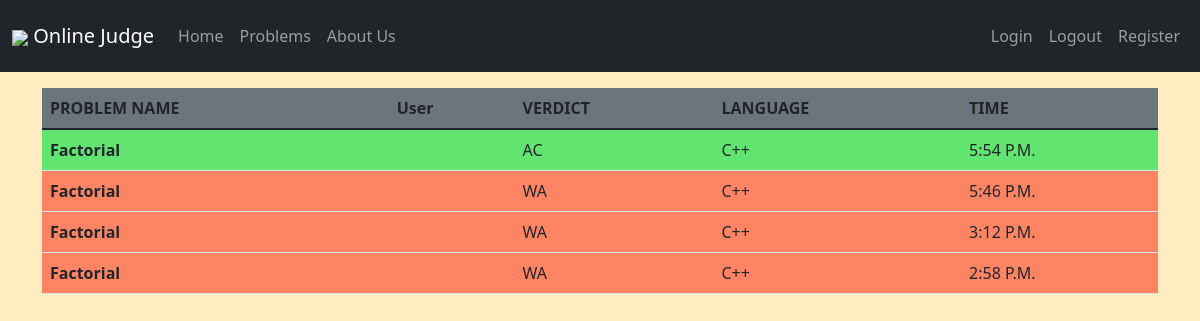
/judge/submissions/, run on an earlier commit of the app's database.
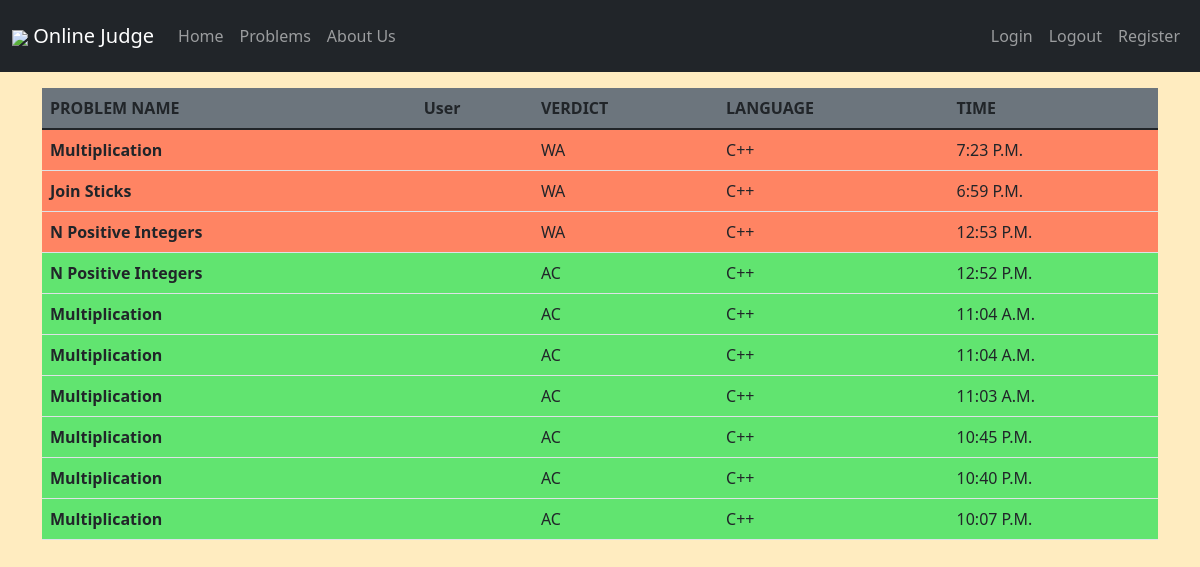
And on a later commit of the database.
### judge/models.py (models this page shows)
class Solution(models.Model):
    Language_choices = (
        ('c++' , 'cpp'),
    )
    Verdict_choices = (
        ('PS' , 'Processing'),
        ('WA' , 'Wrong Answer'),
        ('AC' , 'All Correct'),
    )
    user = models.ForeignKey(User ,on_delete=models.CASCADE)
    problem = models.ForeignKey(Problem , on_delete=models.CASCADE)
    language = models.CharField(max_length=10 , choices=Language_choices)
    code_file = models.FileField(upload_to='code_file/' , null=False)
    verdict = models.CharField(max_length=5 , choices=Verdict_choices)
    timestamp = models.TimeField(auto_now_add=True)

class Problem(models.Model):
    Difficulty_choices = (
    ('difficult' , 'difficult'),
    ('medium' , 'medium'),
    ('easy' , 'easy'),
    )
    problem_name = models.CharField(max_length=50)
    problem_desc = models.TextField()
    problem_difficulty = models.CharField(max_length=10, choices=Difficulty_choices)
    def __str__(self):
        return self.problem_name

### judge/views.py (the view)
# urls.py: path('submissions/' , views.submissions , name="submissions"),
def submissions(request):
    submissions = Solution.objects.all().order_by('-id')[:10]
    return render(request,'submissions.html' , {'submissions' : submissions})

### templates/submissions.html (shortened to what this page needs)
{% extends 'base.html' %}
{% block body %}
{% include 'navbar.html' %}
<div class="container">
  <table class="table mt-3">
    <thead class="p-4">
      <tr class="bg-secondary">
        <th scope="col">PROBLEM NAME</th>
        <th scope="col">User</th>
        <th scope="col">VERDICT</th>
        <th scope="col">LANGUAGE</th>
        <th scope="col">TIME</th>
      </tr>
    </thead>
    <tbody>
  {% for submission in submissions %}
  {% if submission.verdict == "AC" %}
  <tr style="background-color: #4ce366e0;">
    <th scope="row" class="text-capitalize">{{submission.problem}}</th>
    <td class="text-capitalize">{{submission.user}}</td>
    <td class="text-capitalize">{{submission.verdict}}</td>
    <td class="text-capitalize">{{submission.language}}</td>
    <td class="text-capitalize">{{submission.timestamp}}</td>
  </tr>
  {% elif submission.verdict == "WA"%}
  <tr style="background-color: #ff8463;">
    <th scope="row" class="text-capitalize">{{submission.problem}}</th>
    <td class="text-capitalize">{{submission.user}}</td>
    <td class="text-capitalize">{{submission.verdict}}</td>
    <td class="text-capitalize">{{submission.language}}</td>
    <td class="text-capitalize">{{submission.timestamp}}</td>
  </tr>
  {% endif %}
  {% endfor %}
</tbody>
</table>
</div>
{% endblock body %}

What changed in the data, as far as the page shows it:
no longer on this page (row unchanged): Solution: problem "Factorial", verdict "AC", language "C++", timestamp "5:54 P.m."
no longer on this page (row unchanged): Solution: problem "Factorial", verdict "WA", language "C++", timestamp "5:46 P.m."
no longer on this page (row unchanged): Solution: problem "Factorial", verdict "WA", language "C++", timestamp "3:12 P.m."
no longer on this page (row unchanged): Solution: problem "Factorial", verdict "WA", language "C++", timestamp "2:58 P.m."
added Solution: problem "Multiplication", verdict "WA", language "C++", timestamp "7:23 P.m."
added Solution: problem "Join Sticks", verdict "WA", language "C++", timestamp "6:59 P.m."
added Solution: problem "N Positive Integers", verdict "WA", language "C++", timestamp "12:53 P.m."
added Solution: problem "N Positive Integers", verdict "AC", language "C++", timestamp "12:52 P.m."
added Solution: problem "Multiplication", verdict "AC", language "C++", timestamp "11:04 A.m."
added Solution: problem "Multiplication", verdict "AC", language "C++", timestamp "11:04 A.m."
added Solution: problem "Multiplication", verdict "AC", language "C++", timestamp "11:03 A.m."
added Solution: problem "Multiplication", verdict "AC", language "C++", timestamp "10:45 P.m."
added Solution: problem "Multiplication", verdict "AC", language "C++", timestamp "10:40 P.m."
added Solution: problem "Multiplication", verdict "AC", language "C++", timestamp "10:07 P.m."
